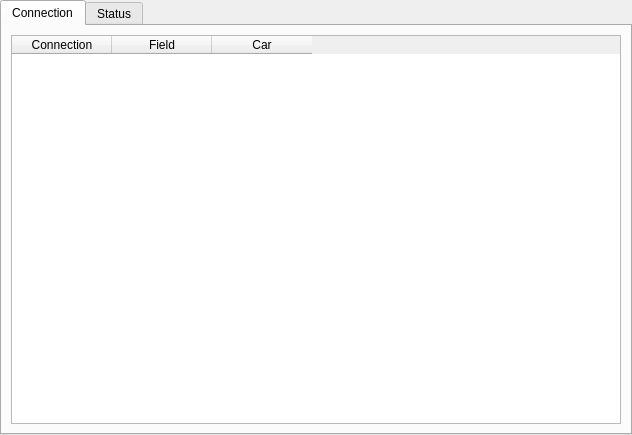
<?xml version="1.0" encoding="UTF-8"?>
<ui version="4.0">
 <class>TabWidget</class>
 <widget class="QTabWidget" name="TabWidget">
  <property name="geometry">
   <rect>
    <x>0</x>
    <y>0</y>
    <width>632</width>
    <height>435</height>
   </rect>
  </property>
  <property name="windowTitle">
   <string>TabWidget</string>
  </property>
  <property name="currentIndex">
   <number>0</number>
  </property>
  <widget class="QWidget" name="">
   <attribute name="title">
    <string>Connection</string>
   </attribute>
   <layout class="QVBoxLayout" name="verticalLayout">
    <item>
     <widget class="QTableWidget" name="tableWidget">
      <column>
       <property name="text">
        <string>Connection</string>
       </property>
      </column>
      <column>
       <property name="text">
        <string>Field</string>
       </property>
      </column>
      <column>
       <property name="text">
        <string>Car</string>
       </property>
      </column>
     </widget>
    </item>
   </layout>
  </widget>
  <widget class="QWidget" name="Connection">
   <attribute name="title">
    <string>Status</string>
   </attribute>
  </widget>
 </widget>
 <resources/>
 <connections/>
</ui>
